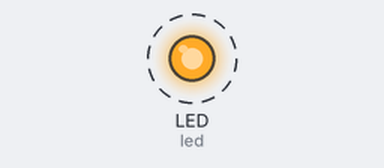
This program was run on a simulated CircuitPython board. On the bench: output pins drawn as LEDs (lit = HIGH). Dashed ring = blinking. What the program prints to the serial console is not drawn.

Above: at 0.5 s.
Timing chart, 0 to 5.1 s (numbered marks = the images above):
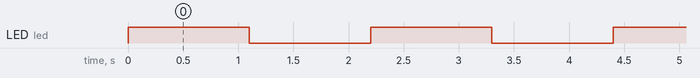

The program:

code.py
```python
import board
import time
from digitalio import DigitalInOut, Direction

# Конфигурация пина со светодиодом
led = DigitalInOut(board.LED)
led.direction = Direction.OUTPUT

# Наш рабочий бесконечный цикл
while True:
    # Переключить светодиод
    print("hello!!!!")
    led.value = not led.value
    time.sleep(1.1)
```

Measured:
- by itself, LED (led): alternates HIGH for 1.1 s and LOW for 1.1 s
